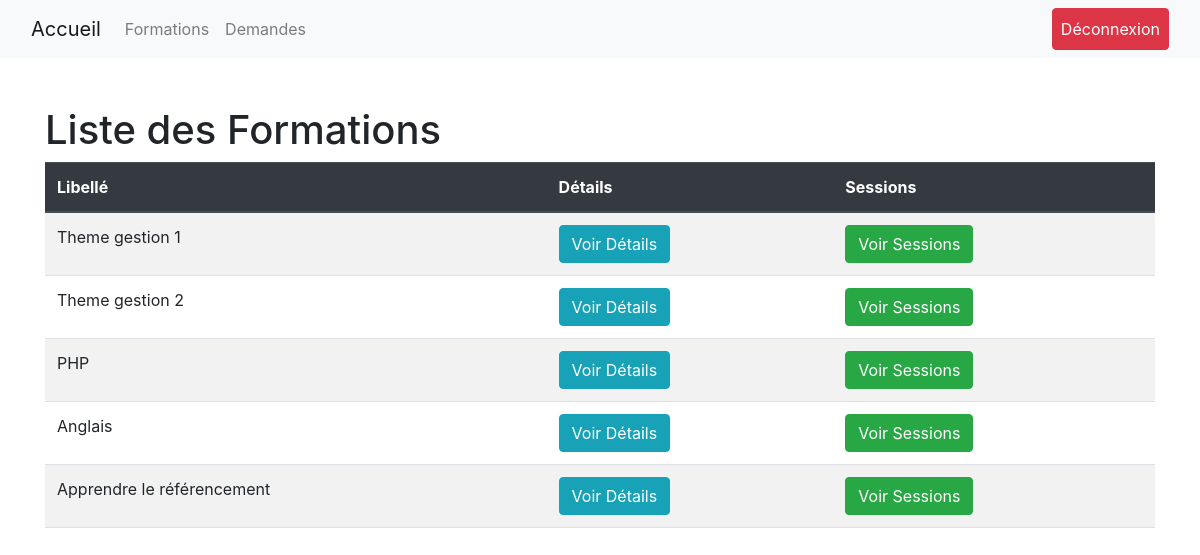
The app's page /index.php?action=showUserFormations (signed in) with its own data.
### tables this page shows
CREATE TABLE `formation` (
  `idFormation` int(11) NOT NULL,
  `idTheme` int(11) NOT NULL,
  `libelle` varchar(50) DEFAULT NULL,
  `salle` varchar(50) DEFAULT NULL,
  `adresse` varchar(255) DEFAULT NULL,
  `cp` char(5) DEFAULT NULL,
  `ville` varchar(50) DEFAULT NULL,
  `Objectifs` varchar(255) DEFAULT NULL,
  `prix` decimal(15,2) DEFAULT NULL,
  `public` varchar(255) DEFAULT NULL,
  `niveau` int(11) DEFAULT NULL
);

### controllers/user/formationUserController.php (called while the page is built, shortened)
<?php
require_once 'models/formationModel.php';
function showUserFormations() {
    $formations = getAllFormations();
    include 'vues/user/formation/formationUser.php';
}

### models/formationModel.php (called while the page is built, shortened)
<?php
function getAllFormations() {
    $db = dbConnect();
    $stmt = $db->query("SELECT * FROM formation");
    return $stmt->fetchAll();
}

### vues/user/formation/formationUser.php (the view, shortened to what this page needs)
<!DOCTYPE html>
<html lang="fr">
<head>
    <link href="https://stackpath.bootstrapcdn.com/bootstrap/4.5.2/css/bootstrap.min.css" rel="stylesheet">
</head>
<body>
    <div class="container mt-5">
        <h1>Liste des Formations</h1>
        <table class="table table-striped">
            <thead class="thead-dark">
                <tr>
                    <th>Libellé</th>
                    <th>Détails</th>
                    <th>Sessions</th>
                </tr>
            </thead>
            <tbody>
                <?php foreach ($formations as $formation): ?>
                <tr>
                    <td><?= htmlspecialchars($formation['libelle']) ?></td>
                    <td>
                    <button class="btn btn-info" onclick="window.location.href='index.php?action=detailFormation&id=<?= $formation['idFormation'] ?>'">Voir Détails</button>
                    </td>
                    <td>
                        <button class="btn btn-success" onclick="window.location.href='index.php?action=showUserSessions&id=<?= $formation['idFormation'] ?>'">Voir Sessions</button>
                    </td>
                </tr>
                <?php endforeach; ?>
            </tbody>
        </table>
    </div>
</body>
</html>

### records on screen
formation: libelle "Theme gestion 1"
formation: libelle "Theme gestion 2"
formation: libelle "PHP"
formation: libelle "Anglais"
formation: libelle "Apprendre le référencement"
